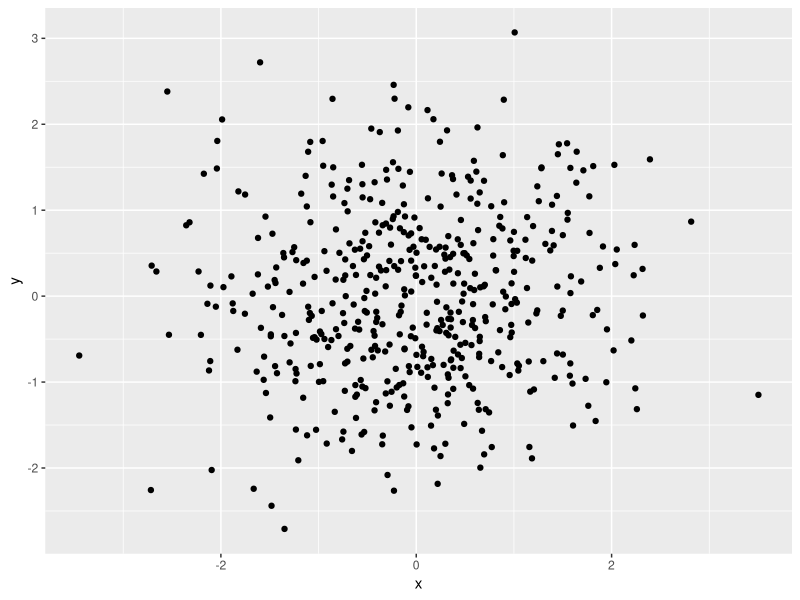

Source code (R):
## ---- chunk 1
library(tidyverse)
## ---- chunk 2
prob1_df = tibble (
  prob1_sample = rnorm(8, mean=0, sd = 1),
  prob1_sample_over0 = prob1_sample > 0,
  prob1_char = c("I","Am", "A", "Little", "Confused", "Is", "This", "Right"),
  prob1_factor = factor(c("yes", "no", "maybe", "yes", "no", "maybe", "yes", "no"))
)
## ---- chunk 3
as.numeric(pull(prob1_df, prob1_sample_over0))*pull(prob1_df, prob1_sample)
as.factor(pull(prob1_df, prob1_sample_over0))*pull(prob1_df, prob1_sample)
as.numeric(as.factor(pull(prob1_df, prob1_sample_over0)))*pull(prob1_df, prob1_sample)
## ---- chunk 4
prob2_df = tibble(
  x = rnorm(500, mean = 0, sd = 1),
  y = rnorm(500, mean = 0, sd = 1),
  prob2_logical = (x + y) > 1,
  prob2_nvector = as.numeric(prob2_logical),
  prob2_fvector = as.factor(prob2_logical)
)
## ---- chunk 5
ggplot(prob2_df, aes(x = x, y = y)) + geom_point()
